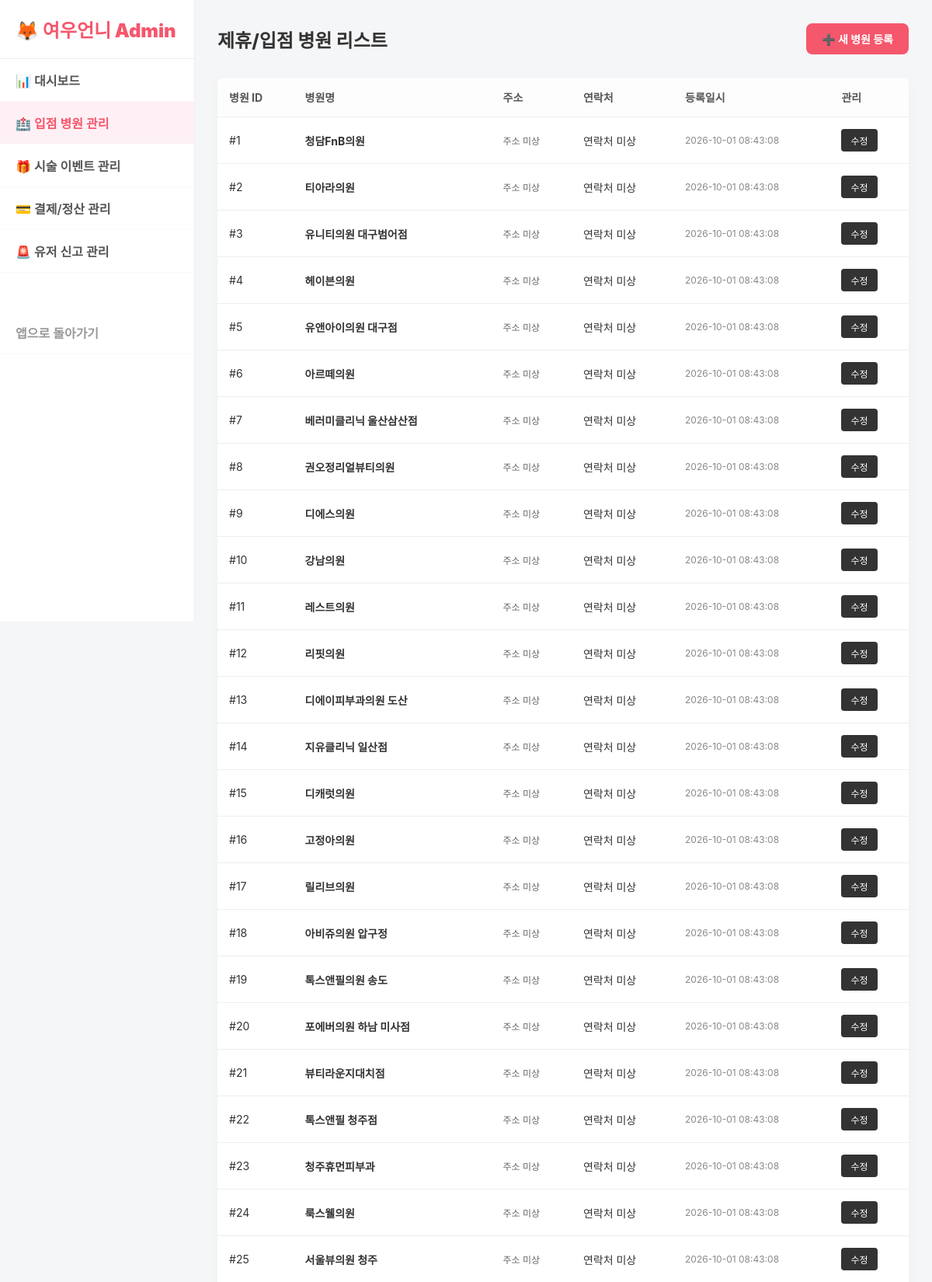
/admin/hospitals.php (upper part), run on the app's committed database.
### tables this page shows
CREATE TABLE `hospitals` (
  `id` int NOT NULL AUTO_INCREMENT,
  `name` varchar(200) NOT NULL,
  `address` text,
  `contact` varchar(50) DEFAULT NULL,
  `description` text,
  `created_at` timestamp NULL DEFAULT CURRENT_TIMESTAMP,
  PRIMARY KEY (`id`),
  UNIQUE KEY `name` (`name`)
);

### admin/hospitals.php (the view, shortened to what this page needs)
<?php
require_once '../config/db_connect.php';
$hospitals = [];
if ($db_connected) {
    try {
        $stmt = $pdo->query("SELECT * FROM hospitals ORDER BY created_at DESC");
        $hospitals = $stmt->fetchAll(PDO::FETCH_ASSOC);
    } catch(PDOException $e) {}
}
?>
<!DOCTYPE html>
<html lang="ko">
<head>
</head>
<body>
    <div class="sidebar">
        <div class="logo">🦊 여우언니 Admin</div>
        <a href="index.php" class="nav-link">📊 대시보드</a>
        <a href="hospitals.php" class="nav-link active">🏥 입점 병원 관리</a>
        <a href="events.php" class="nav-link">🎁 시술 이벤트 관리</a>
        <a href="reservations.php" class="nav-link">💳 결제/정산 관리</a>
        <a href="reports.php" class="nav-link">🚨 유저 신고 관리</a>
        <a href="/" class="nav-link" style="margin-top:50px; color:#999;">앱으로 돌아가기</a>
    </div>
    <div class="main-content">
        <div class="header">
            <div class="title">제휴/입점 병원 리스트</div>
            <a href="#" class="btn-add" onclick="alert('병원 신규 등록 기능은 개발 예정입니다.');">➕ 새 병원 등록</a>
        </div>
        <table>
            <thead>
                <tr>
                    <th>병원 ID</th>
                    <th>병원명</th>
                    <th>주소</th>
                    <th>연락처</th>
                    <th>등록일시</th>
                    <th>관리</th>
                </tr>
            </thead>
            <tbody>
                <?php if(empty($hospitals)): ?>
                <tr><td colspan="6" style="text-align:center; padding:30px; color:#999;">등록된 병원이 없습니다. DB를 확인해주세요.</td></tr>
                <?php else: ?>
                    <?php foreach($hospitals as $h): ?>
                    <tr>
                        <td>#<?= $h['id'] ?></td>
                        <td style="font-weight:700;"><?= htmlspecialchars($h['name']) ?></td>
                        <td style="font-size:12px; color:#666;"><?= htmlspecialchars($h['address']) ?></td>
                        <td><?= htmlspecialchars($h['contact']) ?></td>
                        <td style="color:#888; font-size:12px;"><?= $h['created_at'] ?></td>
                        <td>
                            <button class="btn-action" onclick="alert('수정 기능 준비중');">수정</button>
                        </td>
                    </tr>
                    <?php endforeach; ?>
                <?php endif; ?>
            </tbody>
        </table>
    </div>
</body>
</html>

### admin/hospitals.php (style rules this page uses)
:root { --primary: #f5576c; --dark: #333; --bg: #f5f6f8; }
body { font-family: 'Inter', sans-serif; margin: 0; background: var(--bg); color: var(--dark); }
.sidebar { width: 250px; height: 100vh; background: #fff; position: fixed; border-right: 1px solid #eee; }
.logo { padding: 20px; font-size: 24px; font-weight: 900; color: var(--primary); border-bottom: 1px solid #eee; }
.nav-link { display: block; padding: 15px 20px; color: #555; text-decoration: none; font-weight: 600; border-bottom: 1px solid #fafafa; }
.nav-link:hover, .nav-link.active { background: #fff0f5; color: var(--primary); }
.main-content { margin-left: 250px; padding: 30px; }
.header { display:flex; justify-content:space-between; align-items:center; margin-bottom: 30px; }
.title { font-size: 24px; font-weight: 800; }
.btn-add { background: var(--primary); color: #fff; padding: 10px 20px; border-radius: 8px; text-decoration: none; font-weight: 700; font-size: 14px; }
table { width: 100%; border-collapse: collapse; background: #fff; border-radius: 8px; overflow: hidden; box-shadow: 0 4px 15px rgba(0,0,0,0.03); }
th, td { padding: 15px; text-align: left; border-bottom: 1px solid #eee; font-size: 14px; }
th { background: #fdfdfd; font-weight: 700; color: #555; }
.btn-action { background:#333; color:#fff; padding:6px 12px; border:none; border-radius:4px; font-size:12px; cursor:pointer; }

### data on the page
hospitals: id "1", name "청담FnB의원", address "주소 미상", contact "연락처 미상", created_at "2026-10-01 08:43:08"
hospitals: id "2", name "티아라의원", address "주소 미상", contact "연락처 미상", created_at "2026-10-01 08:43:08"
hospitals: id "3", name "유니티의원 대구범어점", address "주소 미상", contact "연락처 미상", created_at "2026-10-01 08:43:08"
hospitals: id "4", name "헤이븐의원", address "주소 미상", contact "연락처 미상", created_at "2026-10-01 08:43:08"
hospitals: id "5", name "유앤아이의원 대구점", address "주소 미상", contact "연락처 미상", created_at "2026-10-01 08:43:08"
hospitals: id "6", name "아르떼의원", address "주소 미상", contact "연락처 미상", created_at "2026-10-01 08:43:08"
hospitals: id "7", name "베러미클리닉 울산삼산점", address "주소 미상", contact "연락처 미상", created_at "2026-10-01 08:43:08"
hospitals: id "8", name "권오정리얼뷰티의원", address "주소 미상", contact "연락처 미상", created_at "2026-10-01 08:43:08"
hospitals: id "9", name "디에스의원", address "주소 미상", contact "연락처 미상", created_at "2026-10-01 08:43:08"
hospitals: id "10", name "강남의원", address "주소 미상", contact "연락처 미상", created_at "2026-10-01 08:43:08"
hospitals: id "11", name "레스트의원", address "주소 미상", contact "연락처 미상", created_at "2026-10-01 08:43:08"
hospitals: id "12", name "리핏의원", address "주소 미상", contact "연락처 미상", created_at "2026-10-01 08:43:08"
hospitals: id "13", name "디에이피부과의원 도산", address "주소 미상", contact "연락처 미상", created_at "2026-10-01 08:43:08"
hospitals: id "14", name "지유클리닉 일산점", address "주소 미상", contact "연락처 미상", created_at "2026-10-01 08:43:08"
hospitals: id "15", name "디캐럿의원", address "주소 미상", contact "연락처 미상", created_at "2026-10-01 08:43:08"
hospitals: id "16", name "고정아의원", address "주소 미상", contact "연락처 미상", created_at "2026-10-01 08:43:08"
hospitals: id "17", name "릴리브의원", address "주소 미상", contact "연락처 미상", created_at "2026-10-01 08:43:08"
hospitals: id "18", name "아비쥬의원 압구정", address "주소 미상", contact "연락처 미상", created_at "2026-10-01 08:43:08"
hospitals: id "19", name "톡스앤필의원 송도", address "주소 미상", contact "연락처 미상", created_at "2026-10-01 08:43:08"
hospitals: id "20", name "포에버의원 하남 미사점", address "주소 미상", contact "연락처 미상", created_at "2026-10-01 08:43:08"
hospitals: id "21", name "뷰티라운지대치점", address "주소 미상", contact "연락처 미상", created_at "2026-10-01 08:43:08"
hospitals: id "22", name "톡스앤필 청주점", address "주소 미상", contact "연락처 미상", created_at "2026-10-01 08:43:08"
hospitals: id "23", name "청주휴먼피부과", address "주소 미상", contact "연락처 미상", created_at "2026-10-01 08:43:08"
hospitals: id "24", name "룩스웰의원", address "주소 미상", contact "연락처 미상", created_at "2026-10-01 08:43:08"
hospitals: id "25", name "서울뷰의원 청주", address "주소 미상", contact "연락처 미상", created_at "2026-10-01 08:43:08"
